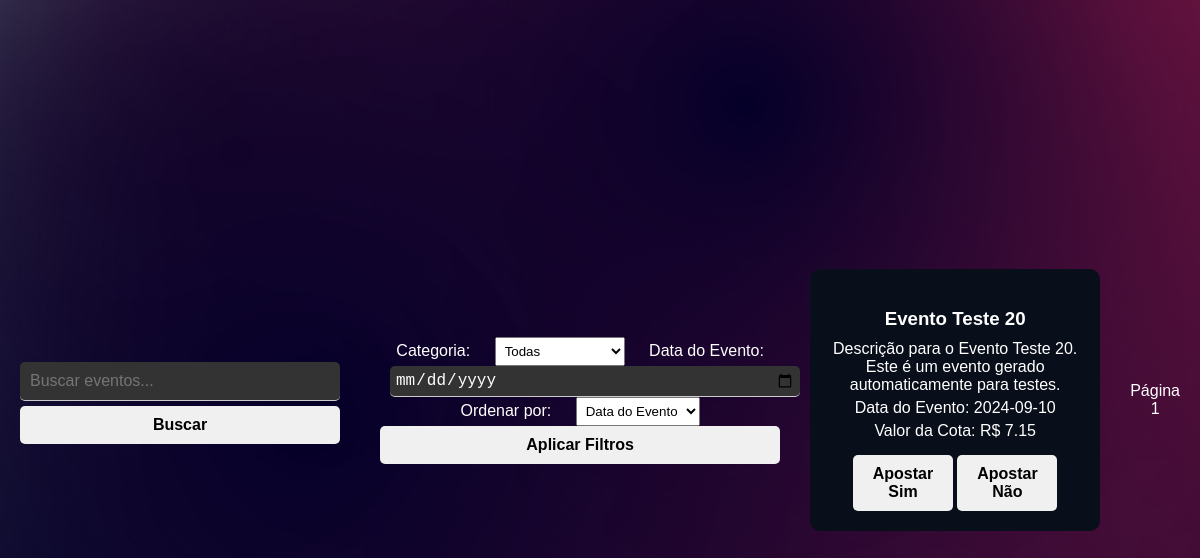
The page /pesquisar_evento on the database its author committed.
### tables this page shows
CREATE TABLE eventos (
        id INTEGER PRIMARY KEY AUTOINCREMENT,
        titulo TEXT NOT NULL,
        descricao TEXT NOT NULL,
        valor_cota REAL NOT NULL CHECK (valor_cota >= 1.00),
        data_evento DATE NOT NULL,
        periodo_apostas TEXT NOT NULL,
        status TEXT NOT NULL DEFAULT 'pendente',
        id_criador INTEGER NOT NULL,
        data_criacao TIMESTAMP DEFAULT CURRENT_TIMESTAMP,
        FOREIGN KEY (id_criador) REFERENCES usuarios(id) ON DELETE CASCADE
    );

### app.py (the view)
@app.route('/pesquisar_evento', methods=['GET'])
def pesquisar_evento():
    query = request.args.get('query', '')
    categoria_id = request.args.get('categoria', '')
    data = request.args.get('data', '')
    ordenacao = request.args.get('ordenacao', '')
    page = int(request.args.get('page', 1))
    per_page = 10
    offset = (page - 1) * per_page
    conn = sqlite3.connect(database_path)
    cursor = conn.cursor()
    sql = '''
        SELECT DISTINCT eventos.*
        FROM eventos
        LEFT JOIN eventos_categorias ON eventos.id = eventos_categorias.id_evento
        WHERE eventos.status = 'aprovado'
    '''
    params = []
    if query:
        sql += ' AND (eventos.titulo LIKE ? OR eventos.descricao LIKE ?)'
        params.extend(['%' + query + '%', '%' + query + '%'])
    if categoria_id:
        sql += ' AND eventos_categorias.id_categoria = ?'
        params.append(categoria_id)
    if data:
        sql += ' AND eventos.data_evento = ?'
        params.append(data)
    if ordenacao:
        if ordenacao == 'popularidade':
            sql += ' ORDER BY (SELECT COUNT(*) FROM apostas WHERE apostas.id_evento = eventos.id) DESC'
        elif ordenacao == 'valor_cota':
            sql += ' ORDER BY eventos.valor_cota DESC'
        else:
            sql += ' ORDER BY eventos.data_evento ASC'
    else:
        sql += ' ORDER BY eventos.data_evento ASC'
    sql += ' LIMIT ? OFFSET ?'
    params.extend([per_page, offset])
    cursor.execute(sql, params)
    eventos = cursor.fetchall()
    cursor.execute('SELECT * FROM categorias_eventos')
    categorias = cursor.fetchall()
    conn.close()
    return render_template('pesquisar_evento.html', eventos=eventos, query=query, categorias=categorias,
                           categoria_id=categoria_id, data=data, ordenacao=ordenacao, page=page, per_page=per_page)

### templates/pesquisar_evento.html (shortened to what this page needs)
<!DOCTYPE html>
<html lang="pt-BR">
<head>
    <link rel="stylesheet" href="{{ url_for('static', filename='css/styles.css') }}">
</head>
<body>
    <div class="search-container">
        <form action="{{ url_for('pesquisar_evento') }}" method="GET">
            <input type="text" name="query" placeholder="Buscar eventos..." value="{{ query }}">
            <button type="submit">Buscar</button>
        </form>
    </div>
    <div class="filters-container">
        <form action="{{ url_for('pesquisar_evento') }}" method="GET">
            <label for="categoria">Categoria:</label>
            <select name="categoria" id="categoria">
                <option value="">Todas</option>
            </select>
            <label for="data">Data do Evento:</label>
            <input type="date" name="data" id="data" value="{{ data }}">
            <label for="ordenacao">Ordenar por:</label>
            <select name="ordenacao" id="ordenacao">
                <option value="data" {% if ordenacao == 'data' or ordenacao == '' %}selected{% endif %}>Data do Evento</option>
            </select>
            <button type="submit">Aplicar Filtros</button>
        </form>
    </div>
    <div class="eventos-container">
        {% if eventos %}
            {% for evento in eventos %}
                <div class="evento-card">
                    <h3>{{ evento[1] }}</h3>
                    <p>{{ evento[2] }}</p>
                    <p>Data do Evento: {{ evento[4] }}</p>
                    <p>Valor da Cota: R$ {{ '{:.2f}'.format(evento[3]) }}</p>
                    <button disabled>Apostar Sim</button>
                    <button disabled>Apostar Não</button>
                </div>
            {% endfor %}
        {% else %}
            <p>Nenhum evento encontrado.</p>
        {% endif %}
    </div>
    <div class="pagination">
        <span>Página {{ page }}</span>
    </div>
</body>
</html>

### static/css/styles.css (style rules this page uses)
body { margin: 0; padding: 0; font-family: Arial, sans-serif; background: url('/static/images/bg.png') no-repeat center center fixed; background-size: cover; height: 100vh; display: flex; justify-content: center; align-items: center; }
input[type="text"], input[type="password"],input[type="email"],input[type="date"] { width: 100%; padding: 10px; margin: 5px 0; border: none; border-bottom: 1px solid #ccc; background-color: #333; color: #fff; font-size: 16px; outline: none; border-radius: 5px; }
button { width: 100%; padding: 10px; background-color: #f0f0f0; border: none; border-radius: 5px; cursor: pointer; font-size: 16px; font-weight: bold; }
.search-container { text-align: center; margin: 20px; }
.search-container input[type="text"] { width: 300px; padding: 10px; }
.search-container button { padding: 10px 20px; background-color: #f0f0f0; color: #000; border: none; border-radius: 5px; cursor: pointer; font-weight: bold; }
.eventos-container { display: flex; flex-wrap: wrap; justify-content: center; }
.evento-card { background-color: #080E1A; padding: 20px; margin: 10px; width: 250px; border-radius: 10px; color: #fff; text-align: center; }
.evento-card h3 { margin-bottom: 10px; }
.evento-card p { margin: 5px 0; }
.evento-card button { margin-top: 10px; width: 100px; padding: 10px; background-color: #f0f0f0; color: #000; border: none; border-radius: 5px; cursor: not-allowed; font-weight: bold; }
.filters-container { margin: 20px; text-align: center; }
.filters-container form { display: inline-block; }
.filters-container label { margin: 0 10px; color: #fff; }
.filters-container select, .filters-container input[type="date"] { padding: 5px; margin: 0 10px; }
.pagination { text-align: center; margin: 20px; }
.pagination span { color: #fff; }

### rows shown on the page
eventos: titulo "Evento Teste 20", descricao "Descrição para o Evento Teste 20. Este é um evento gerado automaticamente para testes.", data_evento "2024-09-10", valor_cota "7.15"

### other values the page prints
{{ page }} "1"
